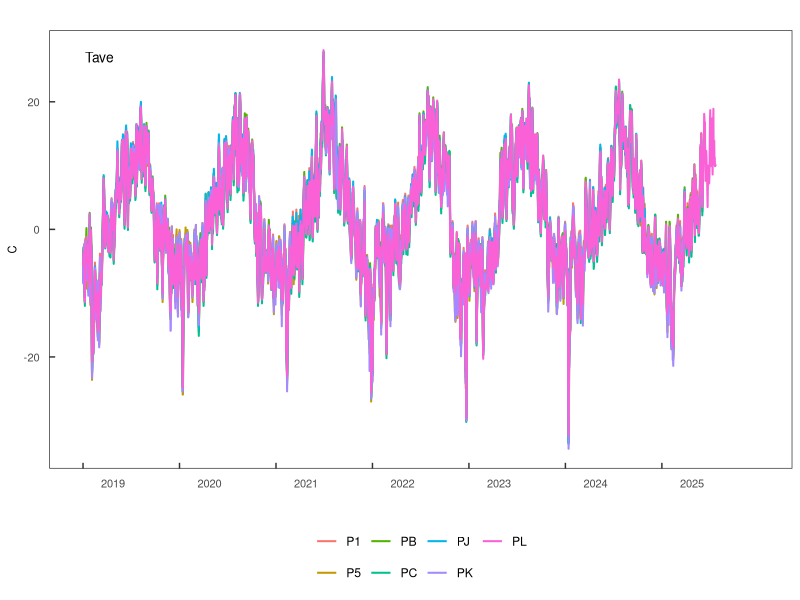

This chart was generated by the following R code:
# Annual time series for UPC stations P1, P5, PB, PC, PJ, PK and PL
# Solar Reflect Tave Tmax Tmin RHave RHmin Wind	WindMax Precip SnowD Tsnow IRTSurfA	IRTSurfX IRTSurfN	Tsoil005 Tsoil15 Tsoil50 SoilH2O Vapres vpdX ClrSky
# Last edit 2/01/26
#
library(ggplot2)
library(gridExtra)
library(dplyr)
# Clear workspace
rm(list=ls())
# Input data for graph
P1_in <- read.csv("P1.csv")
P5_in <- read.csv("P5.csv")
PB_in <- read.csv("PB.csv")
PC_in <- read.csv("PC.csv")
PJ_in <- read.csv("PJ.csv")
PK_in <- read.csv("PK.csv")
PL_in <- read.csv("PL.csv")
# Combine data
data_used <- rbind(P1_in, P5_in, PB_in, PC_in, PJ_in, PK_in, PL_in)
# Select variable to compare between sites
# Solar	Reflect	Tave	Tmax	Tmin	RHave	RHmin	Wind	WindMax
# Precip	SnowD		Tsnow	IRTSurfA	IRTSurfX	IRTSurfN	
# Tsoil005  Tsoil15	Tsoil50	SoilH2O	Vapres	vpdX	ClrSky
title1 <- "Tave"
ylab1 <-"C"
xlab1 <- " "
theme_set(theme_bw())
plot1 <- ggplot() + 
  geom_line(data=data_used, aes(x=Dy, y=Tave, colour=Site), size=0.7) + 
#  geom_line(data=data_used, aes(x=Dy, y=ClrSky), colour="black", size=0.7) +
  labs(title=title1,y=ylab1, x=xlab1)+
  theme(panel.grid.minor=element_blank(), panel.grid.major=element_blank()) +
  theme(plot.title = element_text(vjust = - 10, hjust=0.05, size=10))+
  theme(legend.position="bottom") +
  theme(legend.title = element_blank()) +
  theme(axis.ticks.length=unit(-0.15,"cm"), 
   axis.text.y=element_text(margin = unit(c(t = 0, r = 0.25, b = 0, l = 0),"cm")),
   axis.text.x=element_text(margin = unit(c(t = 0.25, r = 0, b = 0, l = 0),"cm"))) +
  theme(axis.title.x  = element_text(size=8), axis.title.y  = element_text(size=8)) +
  theme(axis.text.x  = element_text(size=8), axis.text.y  = element_text(size=8)) +
   scale_x_continuous(breaks=seq(1, 2555, 365),  
   labels=c("                    2019", "                    2020","                    2021", "                    2022",
   "                    2023","                    2024","                    2025"))
plot1
# Output
#ggsave(file="variable.png", plot1, height = 10, width=15, units="cm",dpi=600)
#
